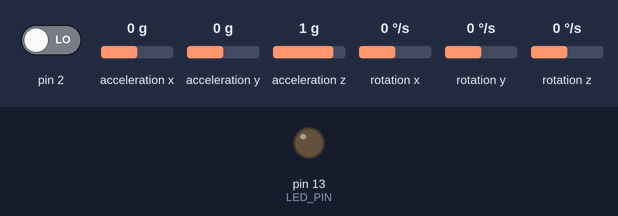
A sketch run on a simulated Arduino Uno, built with avr-gcc and run on an emulated ATmega328P. Parts: output pins drawn as LEDs (lit = HIGH). Dashed ring = blinking. The inputs (shaded band) are chosen by the test bench; at power-on: pin 2 LOW, acceleration x 0 g, acceleration y 0 g, acceleration z 1 g, rotation x 0 °/s, rotation y 0 °/s, rotation z 0 °/s. The sensor or clock chip raises its interrupt line as the real part does; what the sketch prints to the serial monitor is not drawn.

Above: at 0.1 s.
At 0.67 s:
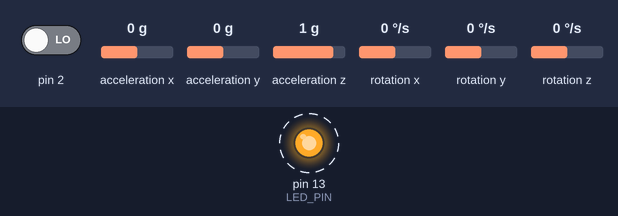
Timing chart, 0 to 3.5 s (numbered marks = the images above):
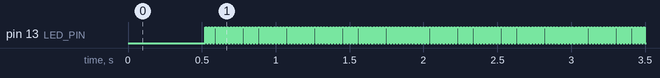

Measured:
- by itself, pin 13 (LED_PIN): alternates HIGH for 0.01 s and LOW for 0.01 s

The sketch:

Gyro_Accel_Basic.ino
```cpp
/*
 *  Date: 23rd December 2017
 *
 *  The following code has been copied from the MPU_6050_short_Ex code by Jeff Rowberg
// Updates should (hopefully) always be available at https://github.com/jrowberg/i2cdevlib

This will be used to calibrate the Gyro so ensure that all offsets are consistent and
accurate.


The whole code is not here because i do not need all the functionality that the MPU-6050 has
I have taken the following functionalities

Readable Yaw pitch Roll
Readable Real Acceleration
Readable World acceleration

I Will use the following code to read my orrientation for the quadcopter which will allow me
to have self stabalising and allow modeling for the flight control system.

Pins Required:

Im not a 100% sure how these are set!
* 3.3V Pin
* SDA connected to pin A4
* SCL connected to pin A5
* Int connected to pin 2

 =========================================================================
   NOTE: In addition to connection 3.3v, GND, SDA, and SCL, this sketch
   depends on the MPU-6050's INT pin being connected to the Arduino's
   external interrupt #0 pin. On the Arduino Uno and Mega 2560, this is
   digital I/O pin 2.
 * =========================================================================


 TODO: GET THE ACCELEROMETER WORKING

 */

// I2Cdev and MPU6050 must be installed as libraries, or else the .cpp/.h files
// for both classes must be in the include path of your project
#include "I2Cdev.h"

#include "MPU6050_6Axis_MotionApps20.h"

#include <stdbool.h>
// Arduino Wire library is required if I2Cdev I2CDEV_ARDUINO_WIRE implementation
// is used in I2Cdev.h
#if I2CDEV_IMPLEMENTATION == I2CDEV_ARDUINO_WIRE
    #include "Wire.h"
#endif

// class default I2C address is 0x68
// specific I2C addresses may be passed as a parameter here
// AD0 low = 0x68 (default for SparkFun breakout and InvenSense evaluation board)
// AD0 high = 0x69
MPU6050 mpu;
//MPU6050 mpu(0x69); // <-- use for AD0 high

// uncomment "OUTPUT_READABLE_YAWPITCHROLL" if you want to see the yaw/
// pitch/roll angles (in degrees) calculated from the quaternions coming
// from the FIFO. Note this also requires gravity vector calculations.
// Also note that yaw/pitch/roll angles suffer from gimbal lock (for
// more info, see: http://en.wikipedia.org/wiki/Gimbal_lock)
#define OUTPUT_READABLE_YAWPITCHROLL

#define LED_PIN 13 // (Arduino is 13, Teensy is 11, Teensy++ is 6) ************ CANT USE THIS PIN ALREADY TAKEN
bool blinkState = false;

// MPU control/status vars
bool dmpReady = false;  // set true if DMP init was successful
uint8_t mpuIntStatus;   // holds actual interrupt status byte from MPU
uint8_t devStatus;      // return status after each device operation (0 = success, !0 = error)
uint16_t packetSize;    // expected DMP packet size (default is 42 bytes)
uint16_t fifoCount;     // count of all bytes currently in FIFO
uint8_t fifoBuffer[64]; // FIFO storage buffer
#define BUF_SIZE 60
//static circBuf_t g_inBuffer;

// orientation/motion vars
Quaternion q;           // [w, x, y, z]         quaternion container
VectorFloat gravity;    // [x, y, z]            gravity vector
float euler[3];         // [psi, theta, phi]    Euler angle container
float ypr[3];           // [yaw, pitch, roll]   yaw/pitch/roll container and gravity vector
int setteled = false;
int settlecount = 0;
// To tell if both minbuf and maxbuf have been updated in the same itterarion
int minflag = 0;
int maxflag = 0;
float maxbuf;
float minbuf;
float Yawdiff;
int Settled = 0;


// This will set up the co-ordinate system
// TODO: Maybe Change this to a class! Might be easier and more convienents
struct GyroMeas {

  float Yaw;
  float Pitch;
  float Roll;
  uint32_t Time;

};

struct AccelMeas {

    float Accel_x;
    float Accel_y;
    float Accel_z;

};

struct GyroMeas Gyro; // This sets up Gyro as a class of Measurements.
struct GyroMeas Gyroprev; // for previous measurements.

struct AccelMeas Accel; // This sets up Gyro as a class of Measurements.
struct AccelMeas Accelprev; // for previous measurements.

// ================================================================
// ===               INTERRUPT DETECTION ROUTINE                ===
// ================================================================

volatile bool mpuInterrupt = false;     // indicates whether MPU interrupt pin has gone high
void dmpDataReady() {
    mpuInterrupt = true;
}

// ================================================================
// ===                      INITIAL SETUP                       ===
// ================================================================

void setup() {

    // join I2C bus (I2Cdev library doesn't do this automatically)

    /* #if checks whether the value is true (in the C and C++ sense of everything but 0)
    and if so, includes the code until the closing #endif.
    if not, that code is removed from the copy of the file given to the compiler prior
    to compilation (but it has no effect on the original source code file). */

    #if I2CDEV_IMPLEMENTATION == I2CDEV_ARDUINO_WIRE
        Wire.begin();
        TWBR = 24; // 400kHz I2C clock (200kHz if CPU is 8MHz)
    #elif I2CDEV_IMPLEMENTATION == I2CDEV_BUILTIN_FASTWIRE
        Fastwire::setup(400, true);
    #endif

    // TODO: CHANGE SERIAL TO 9600 WHEN I MERGE THIS WITH FLIGHT_CONTROLLER_01
    Serial.begin(115200); // was 115200

    // initialize device
    Serial.println(F("Initializing I2C for mpu6050..."));
    mpu.initialize();

    // verify connection
    Serial.println(mpu.testConnection() ? F("MPU6050 connection successful") : F("MPU6050 connection failed"));

    // load and configure the DMP
    devStatus = mpu.dmpInitialize();

    // supply your own gyro offsets here, scaled for min sensitivity
    mpu.setXGyroOffset(0); //was 220
    mpu.setYGyroOffset(0); // was 76
    mpu.setZGyroOffset(0); // was -85
    mpu.setZAccelOffset(1688); // 1688 factory default for my test chip //was 1788

    // make sure it worked (returns 0 if so)
    if (devStatus == 0) {
        // turn on the DMP, now that it's ready
        Serial.println(F("Enabling DMP..."));
        mpu.setDMPEnabled(true);

        // enable Arduino interrupt detection
        Serial.println(F("Enabling interrupt detection (Arduino external interrupt 0)..."));
        attachInterrupt(0, dmpDataReady, RISING);
        mpuIntStatus = mpu.getIntStatus();

        // set our DMP Ready flag so the main loop() function knows it's okay to use it
        Serial.println(F("DMP ready! Waiting for first interrupt..."));
        dmpReady = true;

        // get expected DMP packet size for later comparison
        packetSize = mpu.dmpGetFIFOPacketSize();
    } else {
        // ERROR!
        // 1 = initial memory load failed
        // 2 = DMP configuration updates failed
        // (if it's going to break, usually the code will be 1)
        Serial.print(F("DMP Initialization failed (code "));
        Serial.print(devStatus);
        Serial.println(F(")"));
    }

    // configure LED for output
    pinMode(LED_PIN, OUTPUT);

    //initCircBuf(&g_inBuffer, BUF_SIZE);
}


void Measure_MPU() // This function will take all the measurements from the MPU6050 chip.
{

// if programming failed, don't try to do anything
    if (!dmpReady) return;

    // wait for MPU interrupt or extra packet(s) available
    while (!mpuInterrupt && fifoCount < packetSize) {
        // if you are really paranoid you can frequently test in between other
        // stuff to see if mpuInterrupt is true, and if so, "break;" from the
        // while() loop to immediately process the MPU data
        Serial.print("Wires have detached / something is broken");
    }

    // reset interrupt flag and get INT_STATUS byte
    mpuInterrupt = false;
    mpuIntStatus = mpu.getIntStatus();

    // get current FIFO count
    fifoCount = mpu.getFIFOCount();

    // check for overflow (this should never happen unless our code is too inefficient)
    if ((mpuIntStatus & 0x10) || fifoCount == 1024) {

        // reset so we can continue cleanly
        mpu.resetFIFO();
        Serial.println(F("FIFO overflow!"));

    // otherwise, check for DMP data ready interrupt (this should happen frequently)
    } else if (mpuIntStatus & 0x02) {

        // wait for correct available data length, should be a VERY short wait
        while (fifoCount < packetSize) fifoCount = mpu.getFIFOCount();

        // read a packet from FIFO
        mpu.getFIFOBytes(fifoBuffer, packetSize);

        // track FIFO count here in case there is > 1 packet available
        // (this lets us immediately read more without waiting for an interrupt)
        fifoCount -= packetSize;

      #ifdef OUTPUT_READABLE_YAWPITCHROLL

          // display Euler angles in degrees
          mpu.dmpGetQuaternion(&q, fifoBuffer);
          mpu.dmpGetGravity(&gravity, &q);
          mpu.dmpGetYawPitchRoll(ypr, &q, &gravity);

          // assinging the real values to variables to be compared and manipulated
          Gyro.Yaw = ypr[0]*180/M_PI;
          Gyro.Pitch = ypr[1]*180/M_PI;
          Gyro.Roll = ypr[2]*180/M_PI;


      #endif
      // blink LED to indicate activity
      blinkState = !blinkState;
      digitalWrite(LED_PIN, blinkState);

    } // End of the Reading statements.Prev Gyro

}


// ================================================================
// ===                    MAIN PROGRAM LOOP                     ===
// ================================================================

void loop() {


    Measure_MPU(); // Make current measurement from Gyro

    //Serial.print ("yrp: ");
    Serial.print (Gyro.Yaw);
    Serial.print("\t");
    Serial.print (Gyro.Roll);
    Serial.print("\t");
    Serial.println (Gyro.Pitch);


    if (Settled != true) {
        if ((settlecount == BUF_SIZE || settlecount == 0)); { // Size of the Buffer, and hasnt settled
          // this means that 60 measurements have passed and we can check
          //to see if the Yaw is stable now

            if (settlecount == 0){
                minbuf = abs(Gyro.Yaw);
                minflag = 1;

            }

            if (settlecount == BUF_SIZE){
              maxbuf = abs(Gyro.Yaw);
              // when we leave this statement we hit the i++ imediatly beinging i back to 0 :)
              settlecount = -1;
              maxflag = 1;
            }

            if (minflag == 1 && maxflag == 1){
              // both measurements are from the same 'buffer itteration'
              Yawdiff = abs(maxbuf - minbuf);
              minflag = 0;
              maxflag = 0;

              if (Yawdiff < 0.20){
                Serial.print("\n\n *** Settled *** \n \n");
                Settled = true; // The Gyro has settled
              }

            }
        }
    }
    settlecount++;


    // Here goes the rest of the stuff for the motors and stuff. :)
}
```
